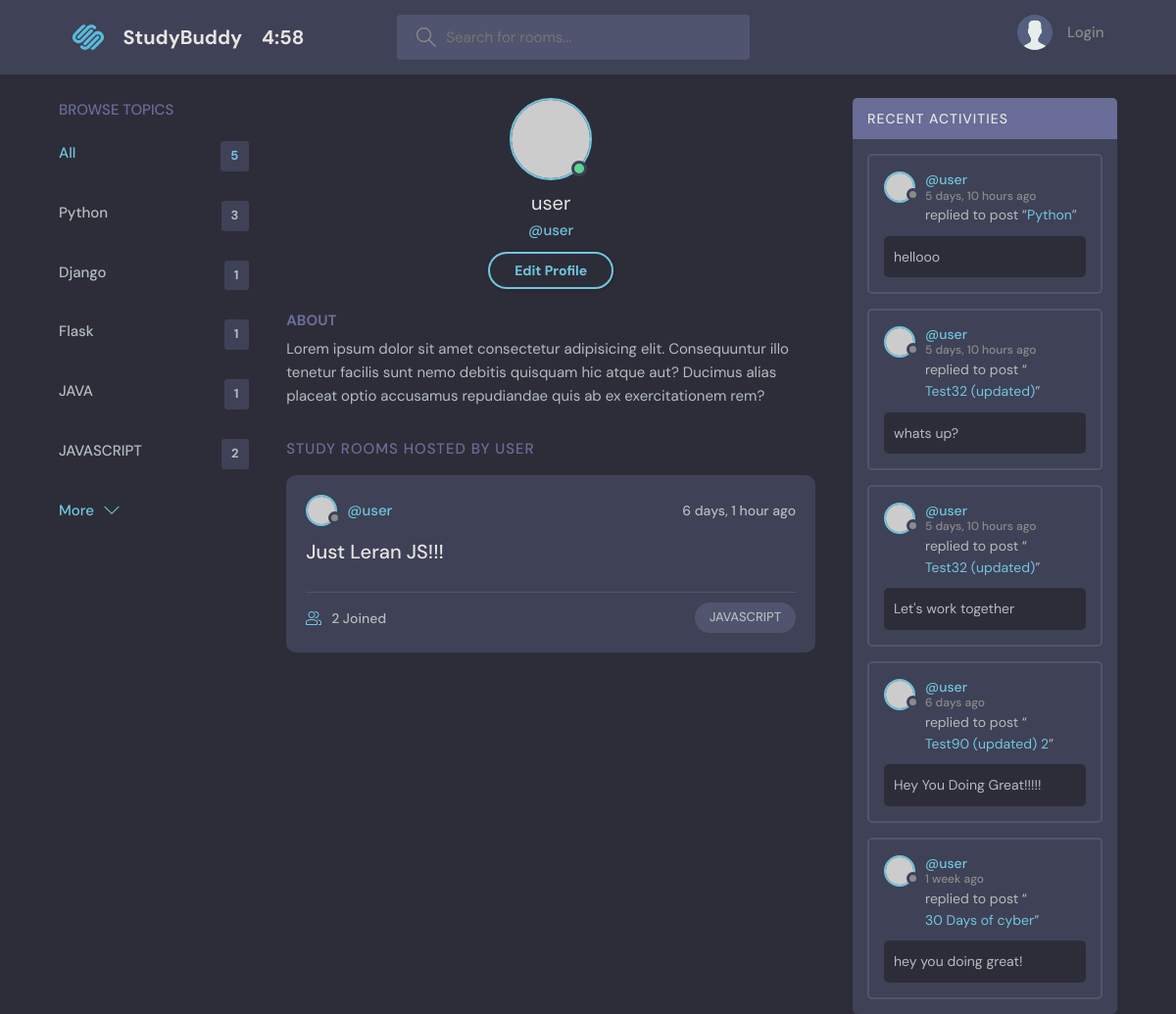
Before: /profile/3 with the older database file.
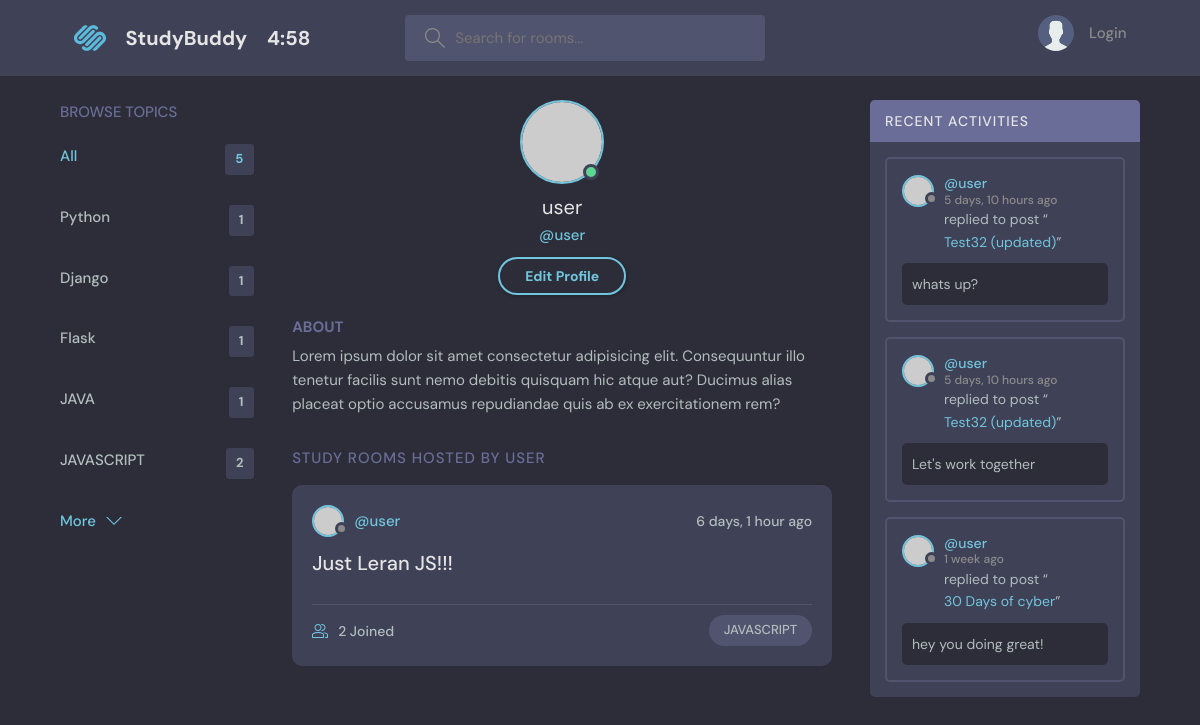
After: the same page with the newer database file.
### base/models.py (models this page shows, shortened)
class Topic(models.Model):
    name = models.CharField(max_length=300)

class Room(models.Model):
    host = models.ForeignKey(User, on_delete=models.SET_NULL, null=True)
    topic = models.ForeignKey(Topic, on_delete=models.SET_NULL, null=True)
    name = models.CharField(max_length=200)
    description = models.TextField(null=True, blank=True)   # description can be blank  & forms cant be blank
    participants = models.ManyToManyField( User, related_name='participants', blank=True )
    updated = models.DateTimeField(auto_now=True)       # save value updated every single time (auto_now)
    created = models.DateTimeField(auto_now_add=True)   # only take timstamp if we save multiple times value never change (auto_now_add)
    class Meta:
        ordering = ['-updated', '-created']
    def __str__(self):
        return self.name

class Message(models.Model):
    user = models.ForeignKey(User, on_delete=models.CASCADE)
    room = models.ForeignKey(Room, on_delete=models.CASCADE)
    body = models.TextField()
    updated = models.DateTimeField(auto_now=True)
    created = models.DateTimeField(auto_now_add=True)
    class Meta:
        ordering = ['-updated', '-created']

### base/views.py (the view)
# urls.py: path('profile/<str:pk>', views.userProfile, name='user-profile'),
def userProfile(request, pk):
    user = User.objects.get(id=pk)
    room_messages = user.message_set.all()
    topics = Topic.objects.all()
    rooms = user.room_set.all()
    context = {'user': user, 'rooms': rooms, 'room_messages': room_messages, 'topics': topics}
    return render(request, 'base/profile.html', context)

### base/templates/base/profile.html
{% extends 'main.html' %}
{% block content %}
<main class="profile-page layout layout--3">
    <div class="container">
        {% include 'base/topics.html' %}
        <div class="roomList">
            <div class="profile">
                <div class="profile__avatar">
                    <div class="avatar avatar--large active">
                        <img src="https://randomuser.me/api/portraits/men/11.jpg" />
                    </div>
                </div>
                <div class="profile__info">
                    <h3>{{user.username}}</h3>
                    <p>@{{user.username}}</p>
                    <a href="edit-user.html" class="btn btn--main btn--pill">Edit Profile</a>
                </div>
                <div class="profile__about">
                    <h3>About</h3>
                    <p>
                        Lorem ipsum dolor sit amet consectetur adipisicing elit. Consequuntur illo tenetur
                        facilis sunt nemo debitis quisquam hic atque aut? Ducimus alias placeat optio
                        accusamus repudiandae quis ab ex exercitationem rem?
                    </p>
                </div>
            </div>
            <div class="roomList__header">
                <div>
                    <h2>Study Rooms Hosted by {{user.username}}</a>
                    </h2>
                </div>
            </div>
            {% include 'base/feed.html' %}
        </div>
        {% include 'base/activity.html' %}
    </div>
</main>
{% endblock content %}

### base/templates/base/topics.html
<div class="topics">
    <div class="topics__header">
        <h2>Browse Topics</h2>
    </div>
    <ul class="topics__list">
        <li>
            <a href="{% url 'home' %}" class="active"> All <span>{{topics.count}}</span></a>
        </li>
        {% for topic in topics %}
        <li>
            <a href="{% url 'home' %}?q={{topic.name}}">{{topic.name}}<span>{{topic.room_set.all.count}}</span></a>
        </li>
        {% endfor %}
    </ul>
    <a class="btn btn--link" href="{% url 'home' %}">
        More
        <svg version="1.1" xmlns="http://www.w3.org/2000/svg" width="32" height="32" viewBox="0 0 32 32">
            <title>chevron-down</title>
            <path d="M16 21l-13-13h-3l16 16 16-16h-3l-13 13z"></path>
        </svg>
    </a>
</div>

### base/templates/base/feed.html (shortened to what this page needs)
{% for room in rooms %}
<div class="roomListRoom">
    <div class="roomListRoom__header">
        <a href="{% url 'user-profile' room.host.id %}" class="roomListRoom__author">
            <div class="avatar avatar--small">
                <img src="https://randomuser.me/api/portraits/women/11.jpg" />
            </div>
            <span>@{{room.host.username}}</span>
        </a>
        <div class="roomListRoom__actions">
            <span>{{room.created | timesince}} ago</span>
        </div>
    </div>
    <div class="roomListRoom__content">
        <a href="{% url 'room' room.id %}">{{room.name}}</a>
    </div>
    <div class="roomListRoom__meta">
        <a href="{% url 'room' room.id %}" class="roomListRoom__joined">
            {{room.participants.all.count}} Joined
        </a>
        <p class="roomListRoom__topic">{{room.topic.name}}</p>
    </div>
</div>
{% endfor %}

### base/templates/base/activity.html (shortened to what this page needs)
<div class="activities">
    <div class="activities__header">
        <h2>Recent Activities</h2>
    </div>
    {% for message in room_messages %}
    <div class="activities__box">
        <div class="activities__boxHeader roomListRoom__header">
            <a href="{% url 'user-profile' message.user.id %}" class="roomListRoom__author">
                <div class="avatar avatar--small">
                    <img src="https://randomuser.me/api/portraits/women/11.jpg" />
                </div>
                <p>
                    @{{message.user}}
                    <span>{{message.created | timesince }} ago</span>
                </p>
            </a>
        </div>
        <div class="activities__boxContent">
            <p>replied to post “<a href="{% url 'room' message.room.id %}">{{message.room}}</a>”</p>
            <div class="activities__boxRoomContent">
                {{message.body}}
            </div>
        </div>
    </div>
    {% endfor %}
</div>

Changed rows visible on the page:
removed Message: user "user", created "5 days, 10 hours", room "Python", body "hellooo"
removed Message: user "user", created "6 days", room "Test90 (updated) 2", body "Hey You Doing Great!!!!!"
computed for Topic "Python": room_set.all.count "3" → "1"
